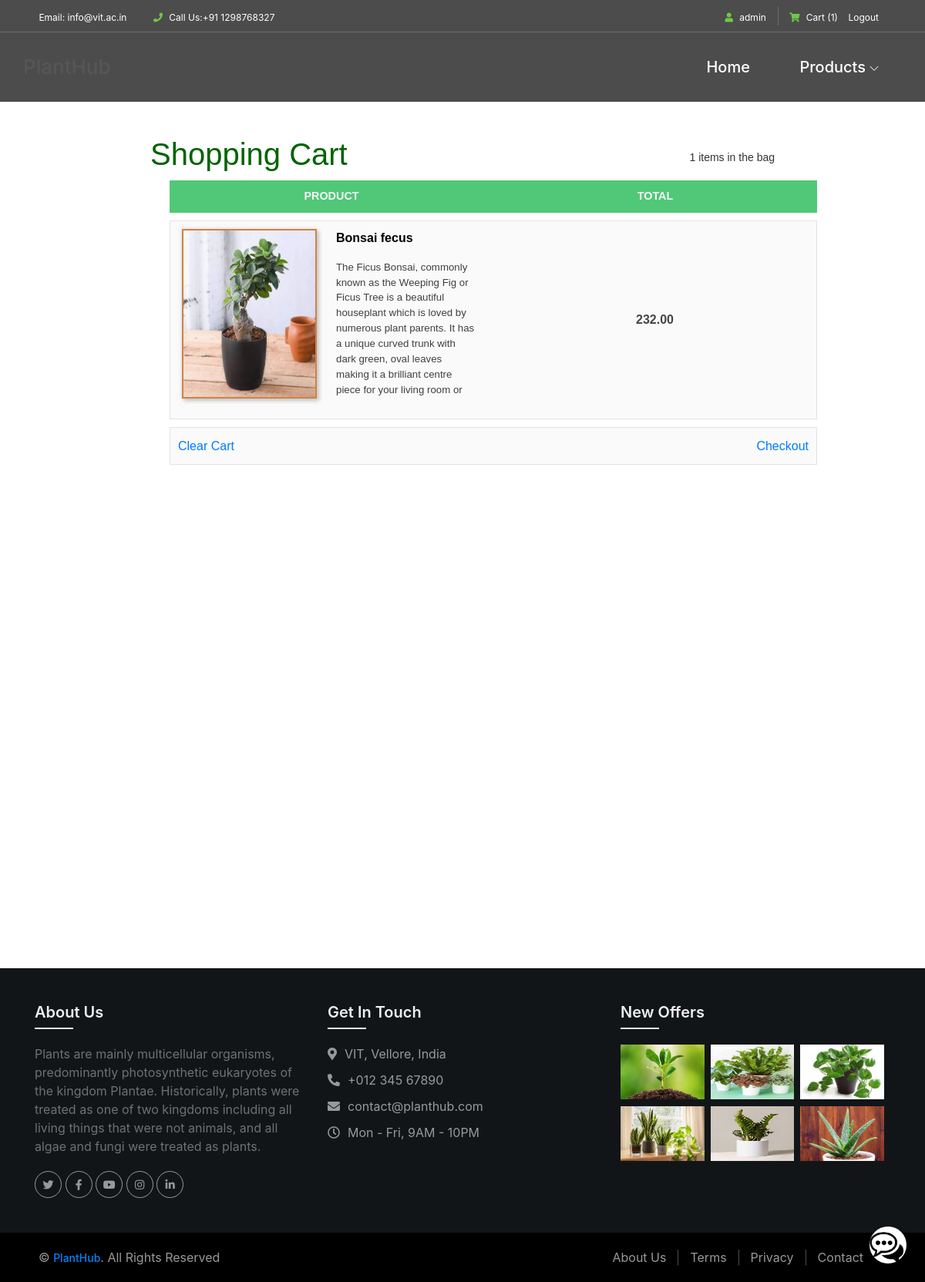
The app's page /cart (signed in) with its own data.
### products/models.py (models this page shows, shortened)
class ItemMain(models.Model):
    title = models.CharField(max_length=50, unique=True)
    price = models.DecimalField(decimal_places=2, max_digits=25)
    description = models.TextField()
    category = models.ForeignKey(ItemsCat, on_delete=models.CASCADE)
    availablity = models.BooleanField(default=False)
    shippingCharges = models.IntegerField(default=0)
    offers = models.IntegerField(default=0)
    plantingAndCare = models.TextField()
    slug = models.SlugField(max_length=50,unique=True, default="", editable=False)
    def __str__(self) -> str:
        return self.title

class ItemsImages(models.Model):
    title = models.ForeignKey(ItemMain, on_delete=models.CASCADE)
    image = models.ImageField(upload_to = 'images')

### products/views.py (the view)
# urls.py: path('cart', views.cart, name='cart'),
@login_required(login_url='login')
def cart(request):
    context = {}
    if request.method == "GET":
        user = request.user
        items = UserCart.objects.filter(
            user = User.objects.filter(username = user)[0]
            )
        l = []
        for i in items:
            ll = []
            item =ItemMain.objects.filter(title = i.title)[0]
            ll.append(ItemsImages.objects.filter(title=item)[0].image)
            ll.append(i.title)
            ll.append(item.description)
            price = item.price
            offer = item.offers
            newPrice = price - (price * offer)//100
            ll.append(newPrice)
            ll.append(i.total)
            l.append(ll)
        context['items'] = l
    return render(request, 'cart.html', context)

### blogs/template_tags/item_count.py (called while the page is built)
@register.simple_tag
def item_count(user):
    count = UserCart.objects.filter(user = user)
    return len(count)

### templates/cart.html (shortened to what this page needs)
{% extends "base.html" %}
{% load static %}
{% block content %}
<link rel="stylesheet" href="{% static 'css/cart.css' %}">
<div id="app">
    <header class="cart-container">
      <h1 style="display: inline;">Shopping Cart</h1>
      <span class="count" style="margin-top: 18px; font-size: 14px;">{{ items|length }} items in the bag</span>
    </header>
    <table class="items">
      <thead>
        <tr>
          <th>Product</th>
          <th>Total</th>
        </tr>
      </thead>
      <tbody>
        {% if items|length is 0 %}
        <tr>
          <td colspan="2" style="text-align: center; height: 100px; font-size: 18px;">
            Your Cart is Empty
          </td>
        </tr>
        {% else %}
          {% for item in items %}
          <tr>
            <td>
              <div class="item">
                <div class="item-front">
                  <img src="/media/{{ item.0 }}" />
                </div>
                <div class="item-back">
                  <img src="/media/{{ item.0 }}" />
                </div>
              </div>
              <p>
                  <span class="itemname">{{ item.1 }}<br /></span>
              </p>
              <p class="description">{{ item.2 }}</p>
            </td>
            <td class="itemTotal">{{ item.3 }}</td>
          </tr>
          {% endfor %}
        {% endif %}
        <tr>
          <td style="text-align: left; font-size: 18px;">
            {% if items|length > 0 %}
              <a style="font-size: 16px; text-decoration: none;" href="{% url 'clear_cart' %}">Clear Cart</a>
            {% endif %}
          </td>
          <td style="text-align: right; font-size: 18px;">
            {% if items|length > 0 %}
              <a style="font-size: 16px; text-decoration: none;" href="{% url 'checkout' %}">Checkout</a>
            {% endif %}
          </td>
        </tr>
      </tbody>
    </table>
</div>
{% endblock %}

### templates/navbar.html (shortened to what this page needs)
{% load static %}
{% load item_count %}
<link rel="stylesheet" href="{% static 'css/home/navbar.css' %}">
<header class="header-area">
    <div class="top-header-area">
        <div class="container">
            <div class="row">
                <div class="col-12">
                    <div class="top-header-content d-flex align-items-center justify-content-between">
                        <div class="top-header-meta">
                            <a href="{% url 'contact' %}" data-toggle="tooltip" data-placement="bottom"><i class="fa fa-envelope-o" aria-hidden="true"></i> <span>Email: info@vit.ac.in</span></a>
                            <a href="{% url 'contact' %}" data-toggle="tooltip" data-placement="bottom"><i class="fa fa-phone" aria-hidden="true"></i> <span>Call Us:+91 1298768327</span></a>
                        </div>
                        <div class="top-header-meta d-flex">
                            {% if user.is_authenticated %}
                            <div class="login">
                                <a href="{% url 'home' %}"><i class="fa fa-user" aria-hidden="true"></i> <span>{{ user }}</span></a>
                            </div>
                            <div class="cart">
                                <a href="{% url 'cart' %}"><i class="fa fa-shopping-cart" aria-hidden="true"></i> <span>Cart <span class="cart-quantity">({% item_count user %})</span></span></a>
                            </div>
                             <div class="login">
                                <a href="{% url 'logout' %}">&nbsp; &nbsp; <span>Logout</span></a>
                            </div>
                            {% endif %}
                        </div>
                    </div>
                </div>
            </div>
        </div>
    </div>
    <div class="alazea-main-menu">
        <div class="classy-nav-container breakpoint-off">
            <div class="container" style="padding: 0px;">
                <nav class="classy-navbar justify-content-between" id="alazeaNav">
                    <a href="{% url 'home' %}" class="nav-brand">PlantHub</a>
                    <div class="classy-menu">
                        <div class="classynav">
                            <ul>
                                <li><a href="{% url 'home' %}">Home</a></li>
                                <li><a href="">Products</a>
                                </li>
                            </ul>
                        </div>
                    </div>
                </nav>
            </div>
        </div>
    </div>
</header>

### static_in_env/css/cart.css (style rules this page uses)
#app { margin: 20px 5%; padding: 0; font-family: sans-serif; font-size: 12px; height: 1000px; }
.cart-container { width: 90%; margin: 0 auto; overflow: auto; }
header .count { float: right; color: #333333; height: 20px; line-height: 20px; }
@media all and (min-width: 600px) { .cart-container { width: 75%; max-width: 960px; } }
body { font-family: sans-serif; }
.itemname { font-weight: 800; color: black !important; }
h1 { color: #006400; margin-bottom: 0; }
p { line-height: 1.5; }
a { color: #2f8d69; text-decoration: none; border-bottom: 1px solid transparent; -moz-transition: color 0.25s ease-in, border 0.25s ease-in, background-color 0.25s ease-in; -o-transition: color 0.25s ease-in, border 0.25s ease-in, background-color 0.25s ease-in; -webkit-transition: color 0.25s ease-in, border 0.25s ease-in, background-color 0.25s ease-in; transition: color 0.25s ease-in, border 0.25s ease-in, background-color 0.25s ease-in; }
table { width: 100%; color: #454545; justify-content: center; align-items: center; font-size: 16px; }
table.items { border-collapse: separate; border-spacing: 0 10px; }
@media screen and (min-width: 45em) { table.items { width: 60%; position: absolute; left: 140px; } }
@media screen and (min-width: 55em) { table.items { width: 70%; position: absolute; left: 150px; } }
table.items tbody tr { margin-bottom: 10px; background-color: rgba(150, 160, 150, 0.05); }
table.items tbody td { border-top: 1px solid rgba(204, 204, 204, 0.5); border-bottom: 1px solid rgba(204, 204, 204, 0.5); }
table.items tbody td:first-child { border-left: 1px solid rgba(204, 204, 204, 0.5); }
table.items tbody td:last-child { border-right: 1px solid rgba(204, 204, 204, 0.5); }
th { text-transform: uppercase; background: #50c878; color: whitesmoke; padding: 10px 0; text-align: center !important; font-size: 0.9em; }
th:nth-child(2) { display: none; }
@media screen and (min-width: 24em) { th:nth-child(2) { display: table-cell; } }
td { padding: 10px; }
td:first-child { width: 50%; }
td:nth-child(2) { display: none; }
@media screen and (min-width: 24em) { td:nth-child(2) { display: table-cell; } }
td:nth-child(n+2):nth-child(-n+4) { text-align: center; }
td:last-child { font-weight: bold; }
td p { float: left; width: 90%; margin-top: 0; }
@media screen and (min-width: 40em) { td p { width: 55%; } }
@media screen and (min-width: 68em) { table.items { position: absolute; left: 220px; } }
@media screen and (min-width: 68em) { td p { width: 45%; } }
td p.description { color: #414040 !important; display: none; height: 180px; overflow-y: hidden; }
@media screen and (min-width: 57em) { td p.description { font-size: 0.83em; display: inline; } }
.item { display: none; position: relative; z-index: -10 !important; width: 100px; height: 150px; margin-right: 25px; float: left; margin-left: 5px; box-shadow: 3px 3px 5px rgba(0, 0, 0, 0.2) !important; }
.item img { width: 100%; height: 100%; }
.item .item-back { display: none; }
@media screen and (min-width: 57em) { .item { display: block; } }
@media screen and (min-width: 57em) { .item .item-front, .item .item-back { width: 100px; height: 150px; border: 1px solid #c55901; border: 1px solid rgba(197, 89, 1, 0.75); } }
@media screen and (min-width: 62em) { .item { width: 150px; height: 200px; } }
@media screen and (min-width: 62em) { .item .item-front, .item .item-back { display: block; height: 100%; width: 100%; position: absolute; -moz-backface-visibility: hidden; -webkit-backface-visibility: hidden; backface-visibility: hidden; -moz-transition: -moz-transform 250ms; -o-transition: -o-transform 250ms; -webkit-transition: -webkit-transform 250ms; transition: transform 250ms; border: 2px solid #c55901; border: 2px solid rgba(197, 89, 1, 0.75); -moz-box-shadow: 0 0 5px rgba(187, 187, 187, 0.5); -webkit-box-shadow: 0 0 5px rgba(187, 187, 187, 0.5); box-shadow: 0 0 5px rgba(187, 187, 187, 0.5); } }
@media screen and (min-width: 62em) { .item .item-front { -moz-transform: perspective(300) rotateX(0); -webkit-transform: perspective(300) rotateX(0); transform: perspective(300) rotateX(0); z-index: -10 !important; background: #fff; } }
@media screen and (min-width: 62em) { .item .item-back { -moz-transform: rotateX(-180deg); -webkit-transform: rotateX(-180deg); transform: rotateX(-180deg); z-index: -10 !important; background: #fafafa; } }
@media screen and (min-width: 68em) { .item { width: 175px; height: 220px; } }

### static_in_env/css/footer.css (style rules this page uses)
a { transition: .3s; }

### records on screen
ItemMain: image (picture), title "Bonsai fecus", description "The Ficus Bonsai, commonly known as the Weeping Fig or Ficus Tree is a beautiful houseplant which is loved by numerous plant parents. It has a unique curved trunk with dark green, oval leaves making it a brilliant centre piece for your living room or…", item "232.00"

### other values on screen
{{ user }} "admin"
{{ items|length }} "1"
